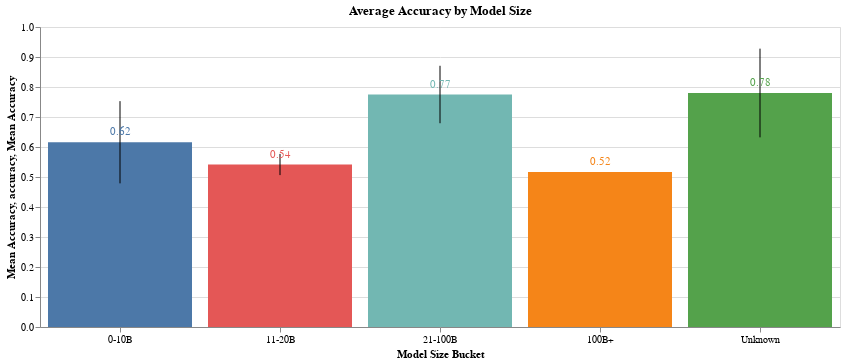

Notebook code cell kept with this figure:
### Code cell
# Plot average accuracy by model_size_bucket and add error bars
bars = alt.Chart(detection_stats_df).mark_bar().encode(
    x=alt.X('model_size_bucket:N', title='Model Size Bucket', axis=alt.Axis(labelAngle=0), sort=['0-10B', '11-20B', '21-100B', '100B+', 'Unknown']),
    y=alt.Y('mean(accuracy):Q', title='Mean Accuracy'),
    color=alt.Color('model_size_bucket:N', title='Model Size Bucket', legend=None)
).properties(
    title='Average Accuracy by Model Size',
    width=800  # Set the width to 800 pixels
)

error_bars = alt.Chart(detection_stats_df).mark_errorbar(extent='stdev').encode(
    x=alt.X('model_size_bucket:N', sort=['0-10B', '11-20B', '21-100B', '100B+', 'Unknown']),
    y=alt.Y('accuracy:Q')
)

# Add value labels
text = bars.mark_text(
    align='center',
    baseline='bottom',
    dy=-5  # Adjust the position of the text
).encode(
    text=alt.Text('mean(accuracy):Q', format='.2f')
)

alt.layer(bars, error_bars, text)

### Figure 1 — Vega-Lite specification as saved in the notebook (floating-point values rounded to 4 significant figures)
{"config": {"view": {"continuousWidth": 300, "continuousHeight": 300}}, "layer": [{"mark": {"type": "bar"}, "encoding": {"color": {"field": "model_size_bucket", "legend": null, "title": "Model Size Bucket", "type": "nominal"}, "x": {"axis": {"labelAngle": 0}, "field": "model_size_bucket", "sort": ["0-10B", "11-20B", "21-100B", "100B+", "Unknown"], "title": "Model Size Bucket", "type": "nominal"}, "y": {"aggregate": "mean", "field": "accuracy", "title": "Mean Accuracy", "type": "quantitative"}}, "title": "Average Accuracy by Model Size"}, {"mark": {"type": "errorbar", "extent": "stdev"}, "encoding": {"x": {"field": "model_size_bucket", "sort": ["0-10B", "11-20B", "21-100B", "100B+", "Unknown"], "type": "nominal"}, "y": {"field": "accuracy", "type": "quantitative"}}}, {"mark": {"type": "text", "align": "center", "baseline": "bottom", "dy": -5}, "encoding": {"color": {"field": "model_size_bucket", "legend": null, "title": "Model Size Bucket", "type": "nominal"}, "text": {"aggregate": "mean", "field": "accuracy", "format": ".2f", "type": "quantitative"}, "x": {"axis": {"labelAngle": 0}, "field": "model_size_bucket", "sort": ["0-10B", "11-20B", "21-100B", "100B+", "Unknown"], "title": "Model Size Bucket", "type": "nominal"}, "y": {"aggregate": "mean", "field": "accuracy", "title": "Mean Accuracy", "type": "quantitative"}}, "title": "Average Accuracy by Model Size"}], "data": {"name": "data-17c76e63d35cd08f1dfdf89a32beee6c"}, "width": 800, "$schema": "https://vega.github.io/schema/vega-lite/v5.8.0.json", "datasets": {"data-17c76e63d35cd08f1dfdf89a32beee6c": [{"accuracy": 0.7833, "precision": 0.7073, "recall": 0.9667, "f1": 0.8169, "model_name": "gpt4o", "model_type": "generalist closed", "model_size_in_b": null, "model_name_custom": "GPT4o", "model_size_bucket": "Unknown"}, {"accuracy": 0.85, "precision": 0.7838, "recall": 0.9667, "f1": 0.8657, "model_name": "gpt4o-mini", "model_type": "generalist closed", "model_size_in_b": null, "model_name_custom": "GPT4o Mini", "model_size_bucket": "Unknown"}, {"accuracy": 0.5167, "precision": 1.0, "recall": 0.03333, "f1": 0.06452, "model_name": "gpt35", "model_type": "generalist closed", "model_size_in_b": 175.0, "model_name_custom": "GPT3.5", "model_size_bucket": "100B+"}, {"accuracy": 0.7333, "precision": 0.6522, "recall": 1.0, "f1": 0.7895, "model_name": "gemini_1.5_flash", "model_type": "generalist closed", "model_size_in_b": null, "model_name_custom": "Gemini1.5 Flash", "model_size_bucket": "Unknown"}, {"accuracy": 0.8333, "precision": 0.7941, "recall": 0.9, "f1": 0.8438, "model_name": "gemini_1.5_flash-8B", "model_type": "generalist closed", "model_size_in_b": 8.0, "model_name_custom": "Gemini1.5 Flash 8B", "model_size_bucket": "0-10B"}, {"accuracy": 0.9667, "precision": 1.0, "recall": 0.9333, "f1": 0.9655, "model_name": "claude_3.5-sonnet", "model_type": "generalist closed", "model_size_in_b": null, "model_name_custom": "Claude3.5 Sonnet", "model_size_bucket": "Unknown"}, {"accuracy": 0.5667, "precision": 0.5357, "recall": 1.0, "f1": 0.6977, "model_name": "claude_3.5-haiku", "model_type": "generalist closed", "model_size_in_b": null, "model_name_custom": "Claude3.5 Haiku", "model_size_bucket": "Unknown"}, {"accuracy": 0.5167, "precision": 1.0, "recall": 0.03333, "f1": 0.06452, "model_name": "biomistral7B", "model_type": "biomedical open", "model_size_in_b": 7.0, "model_name_custom": "BioMistral 7B", "model_size_bucket": "0-10B"}, {"accuracy": 0.5667, "precision": 0.537, "recall": 0.9667, "f1": 0.6905, "model_name": "llama2_chat-13B", "model_type": "generalist open", "model_size_in_b": 13.0, "model_name_custom": "Llama2 Chat 13B", "model_size_bucket": "11-20B"}, {"accuracy": 0.6333, "precision": 0.58, "recall": 0.9667, "f1": 0.725, "model_name": "llama2_chat-70B", "model_type": "generalist open", "model_size_in_b": 70.0, "model_name_custom": "Llama2 Chat 70B", "model_size_bucket": "21-100B"}, {"accuracy": 0.8333, "precision": 1.0, "recall": 0.6667, "f1": 0.8, "model_name": "llama3_instruct-8B", "model_type": "generalist open", "model_size_in_b": 8.0, "model_name_custom": "Llama3 Instruct 8B", "model_size_bucket": "0-10B"}, {"accuracy": 0.8333, "precision": 1.0, "recall": 0.6667, "f1": 0.8, "model_name": "llama3_instruct-70B", "model_type": "generalist open", "model_size_in_b": 70.0, "model_name_custom": "Llama3 Instruct 70B", "model_size_bucket": "21-100B"}, {"accuracy": 0.5833, "precision": 1.0, "recall": 0.1667, "f1": 0.2857, "model_name": "med42-8B", "model_type": "biomedical open", "model_size_in_b": 8.0, "model_name_custom": "Med42 8B", "model_size_bucket": "0-10B"}, {"accuracy": 0.8, "precision": 0.9091, "recall": 0.6667, "f1": 0.7692, "model_name": "med42-70B", "model_type": "biomedical open", "model_size_in_b": 70.0, "model_name_custom": "Med42 70B", "model_size_bucket": "21-100B"}, {"accuracy": 0.7, "precision": 1.0, "recall": 0.4, "f1": 0.5714, "model_name": "olmo2_instruct-7B", "model_type": "generalist open", "model_size_in_b": 7.0, "model_name_custom": "Olmo2 Instruct 7B", "model_size_bucket": "0-10B"}, {"accuracy": 0.5167, "precision": 1.0, "recall": 0.03333, "f1": 0.06452, "model_name": "olmo2_instruct-13B", "model_type": "generalist open", "model_size_in_b": 13.0, "model_name_custom": "Olmo2 Instruct 13B", "model_size_bucket": "11-20B"}, {"accuracy": 0.5, "precision": 0.0, "recall": 0.0, "f1": 0.0, "model_name": "mistral_instruct7B", "model_type": "generalist open", "model_size_in_b": 7.0, "model_name_custom": "Mistral Instruct 7B", "model_size_bucket": "0-10B"}, {"accuracy": 0.5085, "precision": 0.5, "recall": 1.0, "f1": 0.6667, "model_name": "openbiollm-8B", "model_type": "biomedical open", "model_size_in_b": 8.0, "model_name_custom": "OpenBioLM 8B", "model_size_bucket": "0-10B"}, {"accuracy": 0.8333, "precision": 0.8571, "recall": 0.8, "f1": 0.8276, "model_name": "openbiollm-70B", "model_type": "biomedical open", "model_size_in_b": 70.0, "model_name_custom": "OpenBioLM 70B", "model_size_bucket": "21-100B"}, {"accuracy": 0.6833, "precision": 0.9231, "recall": 0.4, "f1": 0.5581, "model_name": "alpacare-7B", "model_type": "biomedical open", "model_size_in_b": 7.0, "model_name_custom": "AlpaCare 7B", "model_size_bucket": "0-10B"}, {"accuracy": 0.5, "precision": 0.5, "recall": 1.0, "f1": 0.6667, "model_name": "llama2_chat-7B", "model_type": "generalist open", "model_size_in_b": 7.0, "model_name_custom": "Llama2 Chat 7B", "model_size_bucket": "0-10B"}, {"accuracy": 0.5, "precision": 0.5, "recall": 0.9667, "f1": 0.6591, "model_name": "biomedgpt7B", "model_type": "biomedical open", "model_size_in_b": 7.0, "model_name_custom": "BioMedGPT 7B", "model_size_bucket": "0-10B"}]}}
